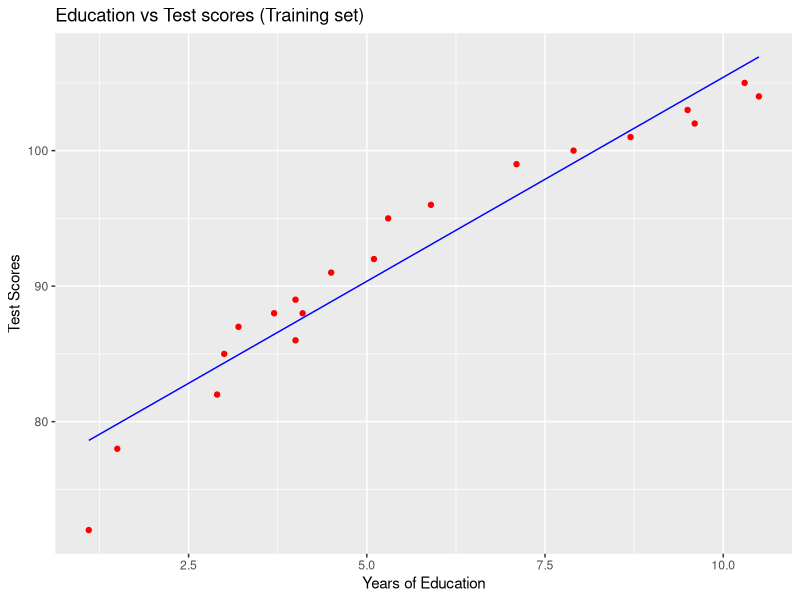
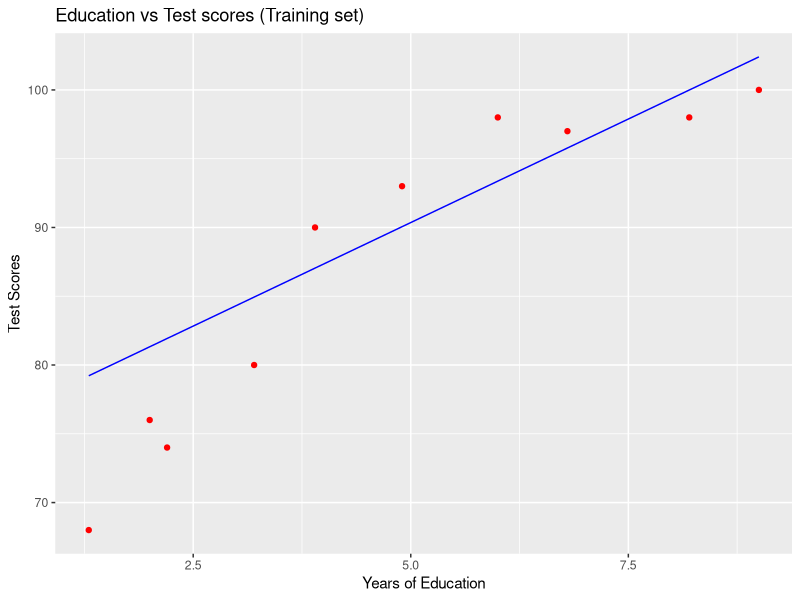

The R script that drew these images, in order:
dataset = read.csv('score.csv')

library(caTools)
set.seed(123)
split = sample.split(dataset$AvgTestScores, SplitRatio=2/3)
training_set = subset(dataset,split==TRUE)
test_set = subset(dataset,split==FALSE)


# SIMPLE LINEAR REGRESSION #


regressor = lm(formula=AvgTestScores ~ YearsEducation,
data=training_set)

#predicting the test set results

y_pred = predict(regressor,newdata= test_set)

# Visualising model performance on training set

library(ggplot2)

ggplot() +

geom_point(aes(x=training_set$YearsEducation,
y=training_set$AvgTestScores),
colour = 'red') +

geom_line(aes(x=training_set$YearsEducation,
y = predict(regressor,newdata= training_set)),
colour = 'blue') +

ggtitle('Education vs Test scores (Training set)')+
xlab('Years of Education') +
ylab('Test Scores')


# Visualising model performance on t set

library(ggplot2)

ggplot() +

geom_point(aes(x=test_set$YearsEducation,
y=test_set$AvgTestScores),
colour = 'red') +

geom_line(aes(x=test_set$YearsEducation,
y = predict(regressor,newdata= test_set)),
colour = 'blue') +

ggtitle('Education vs Test scores (Training set)')+
xlab('Years of Education') +
ylab('Test Scores')
